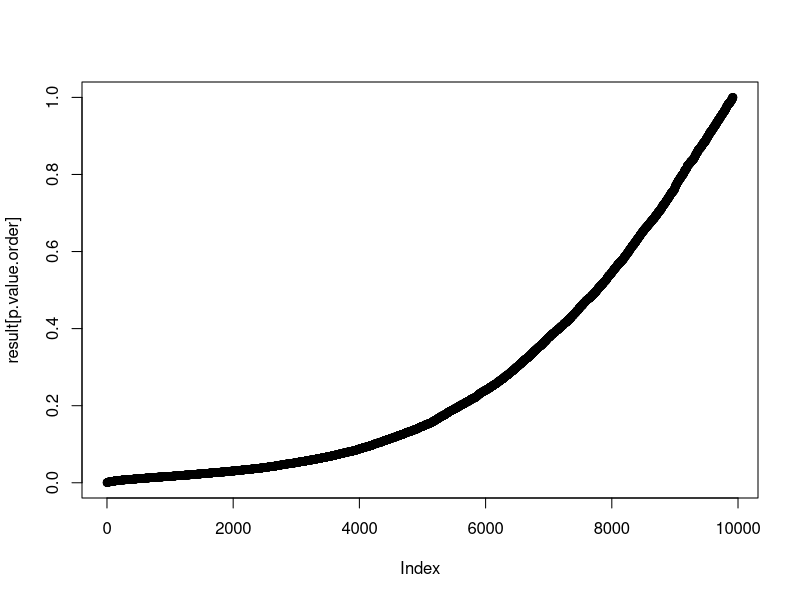

Write R code to recreate this figure.
data <- read.csv('GSE37704.csv')
lowCount <- NULL
constantRead <- NULL
result <- NULL


summary(rowMeans(data[2:7]))



for(i in 1:nrow(data)){
  if(mean(as.numeric(data[i, 2:7])) < 120){
    # low count genes may not so important
    lowCount <- c(lowCount, i)
    next
  }
  
  ctrl <- as.numeric( data[i, 2:4] )
  exp <- as.numeric( data[i, 5:7] )
  if( var(ctrl) == 0 && 
      var(exp) == 0){
    #variance of both group are 0, cannot use T test 
    constantRead <- c(constantRead, i)
    result<-c(result, NA)
    next
  }
  r <- t.test(ctrl, exp)
  result<-c(result, r$p.value)
}

p.value.order <- order(result)

p.value.order[1:10]

plot(result[p.value.order])
